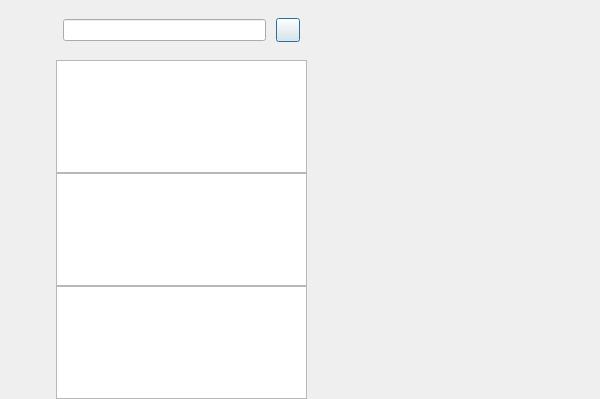
<?xml version="1.0" encoding="UTF-8"?>
<ui version="4.0">
 <class>ChatDialog</class>
 <widget class="QDialog" name="ChatDialog">
  <property name="geometry">
   <rect>
    <x>0</x>
    <y>0</y>
    <width>600</width>
    <height>399</height>
   </rect>
  </property>
  <property name="sizePolicy">
   <sizepolicy hsizetype="Preferred" vsizetype="Preferred">
    <horstretch>0</horstretch>
    <verstretch>0</verstretch>
   </sizepolicy>
  </property>
  <property name="minimumSize">
   <size>
    <width>0</width>
    <height>0</height>
   </size>
  </property>
  <property name="maximumSize">
   <size>
    <width>16777215</width>
    <height>16777215</height>
   </size>
  </property>
  <property name="windowTitle">
   <string>Dialog</string>
  </property>
  <layout class="QHBoxLayout" name="horizontalLayout">
   <property name="spacing">
    <number>0</number>
   </property>
   <property name="leftMargin">
    <number>0</number>
   </property>
   <property name="topMargin">
    <number>0</number>
   </property>
   <property name="rightMargin">
    <number>0</number>
   </property>
   <property name="bottomMargin">
    <number>0</number>
   </property>
   <item>
    <widget class="QWidget" name="side_bar" native="true">
     <property name="sizePolicy">
      <sizepolicy hsizetype="Fixed" vsizetype="Expanding">
       <horstretch>0</horstretch>
       <verstretch>0</verstretch>
      </sizepolicy>
     </property>
     <property name="minimumSize">
      <size>
       <width>56</width>
       <height>0</height>
      </size>
     </property>
     <property name="maximumSize">
      <size>
       <width>56</width>
       <height>16777215</height>
      </size>
     </property>
     <layout class="QVBoxLayout" name="verticalLayout">
      <property name="spacing">
       <number>7</number>
      </property>
      <property name="leftMargin">
       <number>10</number>
      </property>
      <property name="topMargin">
       <number>30</number>
      </property>
      <property name="rightMargin">
       <number>0</number>
      </property>
      <property name="bottomMargin">
       <number>0</number>
      </property>
      <item>
       <widget class="QWidget" name="widget" native="true">
        <layout class="QVBoxLayout" name="verticalLayout_3">
         <property name="spacing">
          <number>30</number>
         </property>
         <property name="leftMargin">
          <number>0</number>
         </property>
         <property name="topMargin">
          <number>0</number>
         </property>
         <property name="rightMargin">
          <number>0</number>
         </property>
         <property name="bottomMargin">
          <number>0</number>
         </property>
         <item>
          <widget class="QLabel" name="side_head_lb">
           <property name="minimumSize">
            <size>
             <width>35</width>
             <height>35</height>
            </size>
           </property>
           <property name="maximumSize">
            <size>
             <width>35</width>
             <height>35</height>
            </size>
           </property>
           <property name="text">
            <string/>
           </property>
          </widget>
         </item>
         <item>
          <widget class="StateWidget" name="side_chat_lb" native="true">
           <property name="minimumSize">
            <size>
             <width>30</width>
             <height>30</height>
            </size>
           </property>
           <property name="maximumSize">
            <size>
             <width>30</width>
             <height>30</height>
            </size>
           </property>
          </widget>
         </item>
         <item>
          <widget class="StateWidget" name="side_contact_lb" native="true">
           <property name="minimumSize">
            <size>
             <width>30</width>
             <height>30</height>
            </size>
           </property>
           <property name="maximumSize">
            <size>
             <width>30</width>
             <height>30</height>
            </size>
           </property>
          </widget>
         </item>
        </layout>
       </widget>
      </item>
      <item>
       <spacer name="verticalSpacer">
        <property name="orientation">
         <enum>Qt::Vertical</enum>
        </property>
        <property name="sizeHint" stdset="0">
         <size>
          <width>20</width>
          <height>40</height>
         </size>
        </property>
       </spacer>
      </item>
     </layout>
    </widget>
   </item>
   <item>
    <widget class="QWidget" name="chat_user_wid" native="true">
     <property name="sizePolicy">
      <sizepolicy hsizetype="Preferred" vsizetype="Expanding">
       <horstretch>0</horstretch>
       <verstretch>0</verstretch>
      </sizepolicy>
     </property>
     <property name="maximumSize">
      <size>
       <width>251</width>
       <height>16777215</height>
      </size>
     </property>
     <layout class="QVBoxLayout" name="verticalLayout_2">
      <property name="spacing">
       <number>0</number>
      </property>
      <property name="leftMargin">
       <number>0</number>
      </property>
      <property name="topMargin">
       <number>0</number>
      </property>
      <property name="rightMargin">
       <number>0</number>
      </property>
      <property name="bottomMargin">
       <number>0</number>
      </property>
      <item>
       <widget class="QWidget" name="search_wid" native="true">
        <property name="minimumSize">
         <size>
          <width>0</width>
          <height>60</height>
         </size>
        </property>
        <property name="maximumSize">
         <size>
          <width>16777215</width>
          <height>60</height>
         </size>
        </property>
        <layout class="QHBoxLayout" name="horizontalLayout_2">
         <property name="spacing">
          <number>5</number>
         </property>
         <property name="leftMargin">
          <number>7</number>
         </property>
         <property name="topMargin">
          <number>7</number>
         </property>
         <property name="rightMargin">
          <number>7</number>
         </property>
         <property name="bottomMargin">
          <number>7</number>
         </property>
         <item>
          <widget class="CustomizeEdit" name="search_edit"/>
         </item>
         <item>
          <spacer name="horizontalSpacer">
           <property name="orientation">
            <enum>Qt::Horizontal</enum>
           </property>
           <property name="sizeType">
            <enum>QSizePolicy::Fixed</enum>
           </property>
           <property name="sizeHint" stdset="0">
            <size>
             <width>5</width>
             <height>20</height>
            </size>
           </property>
          </spacer>
         </item>
         <item>
          <widget class="ClickedBtn" name="add_btn">
           <property name="minimumSize">
            <size>
             <width>24</width>
             <height>24</height>
            </size>
           </property>
           <property name="maximumSize">
            <size>
             <width>24</width>
             <height>24</height>
            </size>
           </property>
           <property name="text">
            <string/>
           </property>
          </widget>
         </item>
        </layout>
       </widget>
      </item>
      <item>
       <widget class="ChatUserList" name="chat_user_list"/>
      </item>
      <item>
       <widget class="SearchList" name="search_list"/>
      </item>
      <item>
       <widget class="ContactUserList" name="con_user_list"/>
      </item>
     </layout>
    </widget>
   </item>
   <item>
    <widget class="QStackedWidget" name="stackedWidget">
     <property name="currentIndex">
      <number>0</number>
     </property>
     <widget class="ChatPage" name="chat_page"/>
     <widget class="ApplyFriendPage" name="friend_apply_page"/>
    </widget>
   </item>
  </layout>
 </widget>
 <customwidgets>
  <customwidget>
   <class>ClickedBtn</class>
   <extends>QPushButton</extends>
   <header location="global">clickedbtn.h</header>
  </customwidget>
  <customwidget>
   <class>CustomizeEdit</class>
   <extends>QLineEdit</extends>
   <header location="global">customizeedit.h</header>
  </customwidget>
  <customwidget>
   <class>ChatUserList</class>
   <extends>QListWidget</extends>
   <header location="global">chatuserlist.h</header>
  </customwidget>
  <customwidget>
   <class>ChatPage</class>
   <extends>QWidget</extends>
   <header>chatpage.h</header>
   <container>1</container>
  </customwidget>
  <customwidget>
   <class>StateWidget</class>
   <extends>QWidget</extends>
   <header location="global">statewidget.h</header>
   <container>1</container>
  </customwidget>
  <customwidget>
   <class>SearchList</class>
   <extends>QListWidget</extends>
   <header>searchlist.h</header>
  </customwidget>
  <customwidget>
   <class>ContactUserList</class>
   <extends>QListWidget</extends>
   <header location="global">contactuserlist.h</header>
  </customwidget>
  <customwidget>
   <class>ApplyFriendPage</class>
   <extends>QWidget</extends>
   <header location="global">applyfriendpage.h</header>
   <container>1</container>
  </customwidget>
 </customwidgets>
 <resources/>
 <connections/>
</ui>
